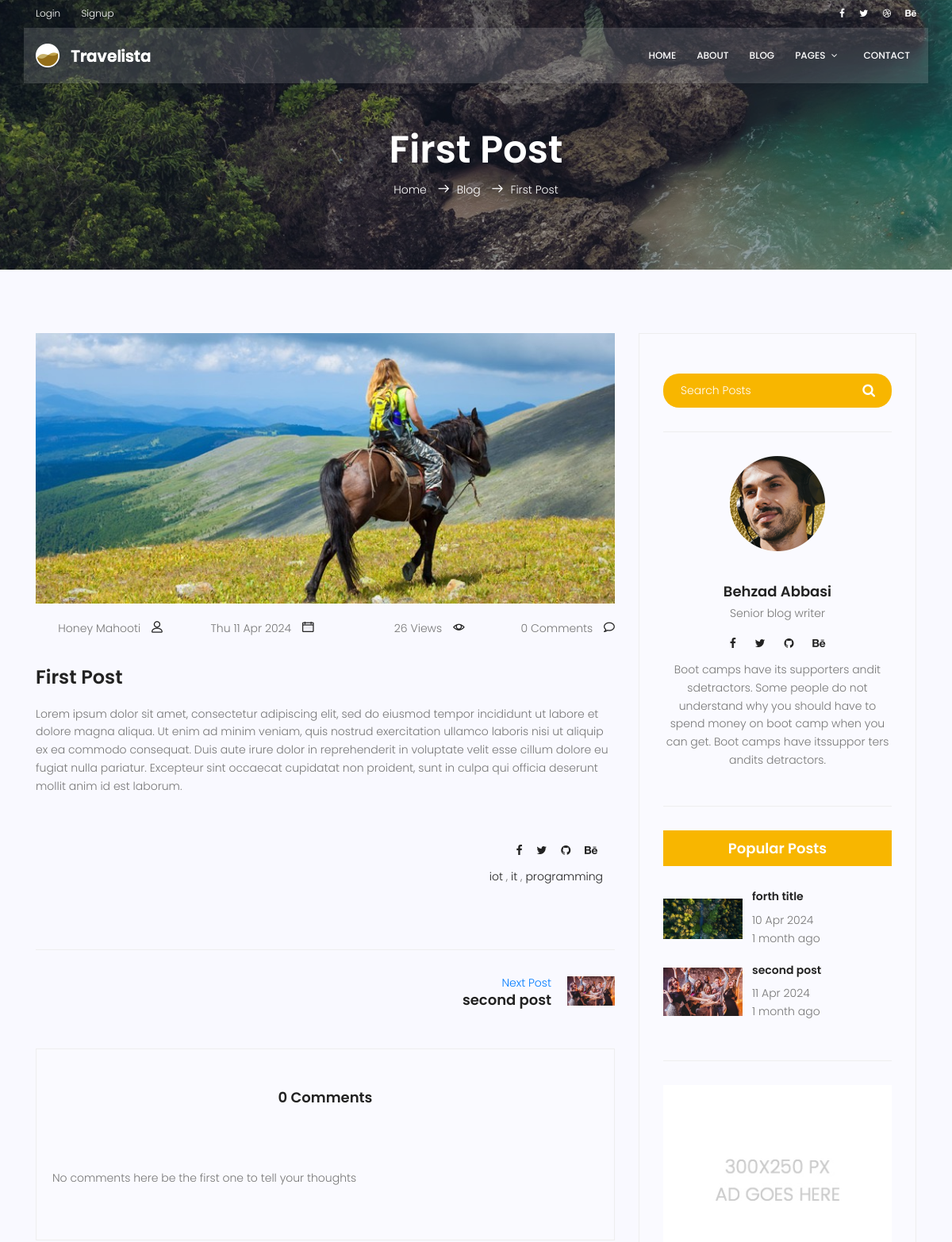
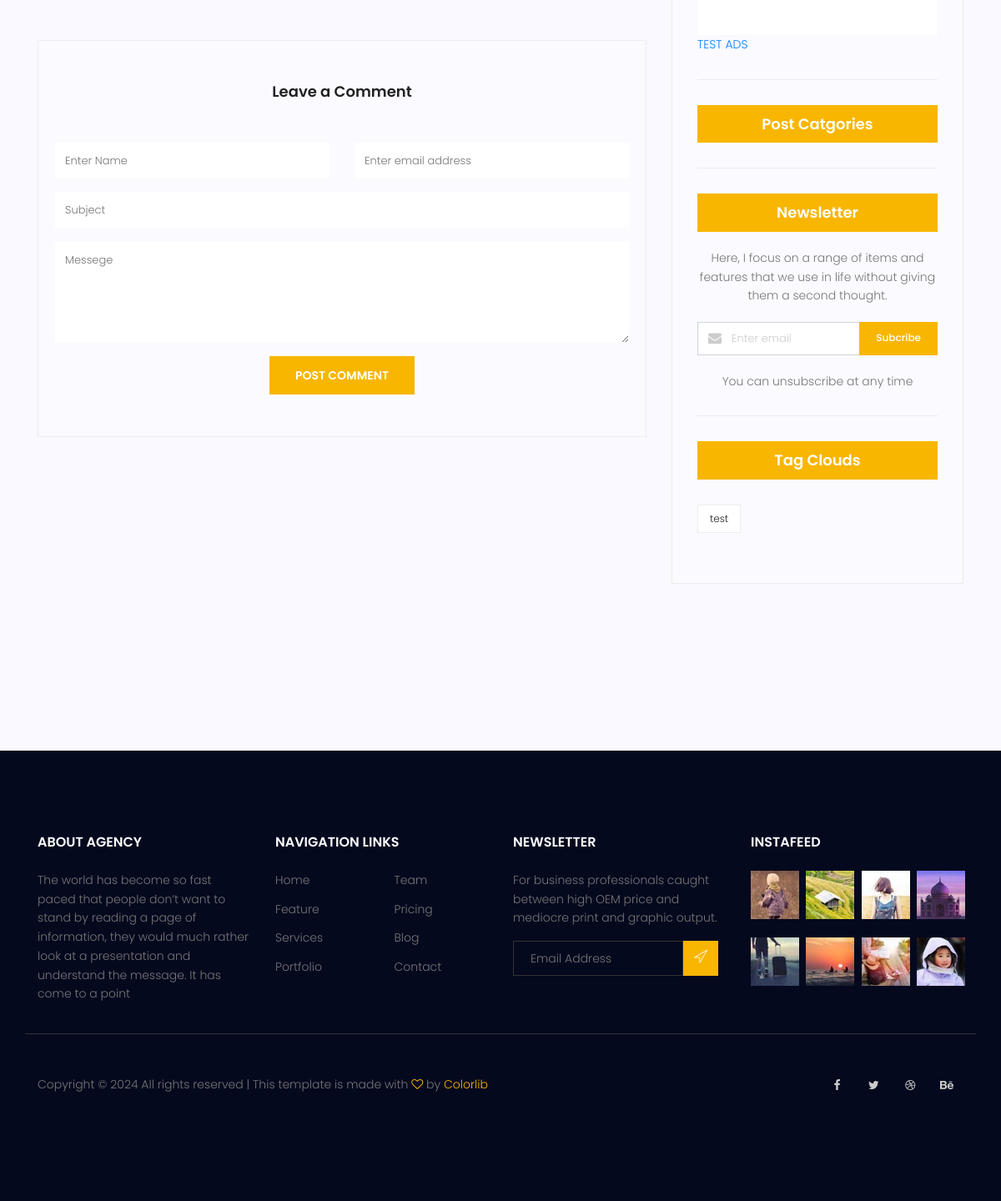
Page /blog/1/ on the committed database (2 pictures, top to bottom).
### blog/models.py (models this page shows, shortened)
class Post(models.Model):
    image = models.ImageField(upload_to='blog/', default='blog/default.jpg')
    author = models.ForeignKey(User, on_delete=models.SET_NULL, null=True)
    title = models.CharField(max_length=255)
    content = models.TextField()
    tags = TaggableManager()
    category= models.ManyToManyField(Category)
    counted_view=models.IntegerField(default=0) #(default = 0)
    status=models.BooleanField(default=False)
    published_date = models.DateTimeField(null=True)
    created_date = models.DateTimeField(auto_now_add=True)
    updated_date = models.DateTimeField(auto_now=True)
    login_require =models.BooleanField(default=False)
    class Meta:
        ordering=['-created_date']
        verbose_name='پست'
        verbose_name_plural='پست ها'

class Category(models.Model):
    name  = models.CharField(max_length=255)

### blog/views.py (the view, shortened to what this page needs)
# urls.py: path('<int:pid>/', blog_single,name='single'),
def blog_single(request, pid):
    current_time = timezone.now()
    post = get_object_or_404(Post,pk=pid, status =1 ,published_date__lte=current_time)
    post.counted_view += 1
    post.save()
    next_post = Post.objects.filter(status =1 ,published_date__lte=current_time, id__gt=pid).order_by('pk').first()
    previous_post = Post.objects.filter(status =1 ,published_date__lte=current_time, id__lt=pid).order_by('pk').last()
    if not post.login_require:
        comments = Comments.objects.filter(post=post.id, approved=True).order_by('-created_date')
        form = CommentForm()
        context = {
            'post': post,
            'next_post': next_post,
            'previous_post': previous_post,
            'comments': comments,
            'form':form
            }
        return render (request, 'blog/blog-single.html', context)
    else:
        return HttpResponseRedirect(reverse ('accounts:login'))

### blog/forms.py
class CommentForm(forms.ModelForm):
    class Meta:
        model = Comments
        fields = ['post','name','email','subject','message']

### blog/templatetags/blog_tags.py (called while the page is built)
@register.inclusion_tag('blog/blog-popular-posts.html')
def latestposts(arg=3):
    posts= Post.objects.filter(status =1).order_by('published_date')[:arg]
    return {'posts':posts}

### templates/blog/blog-single.html (shortened to what this page needs)
{% extends 'base.html' %}
{% load static %}
{% load humanize %}
{% load blog_tags %}
{% block content %}
<section class="relative about-banner">
	<div class="overlay overlay-bg"></div>
	<div class="container">
		<div class="row d-flex align-items-center justify-content-center">
			<div class="about-content col-lg-12">
				<h1 class="text-white">
					{{post.title}}
				</h1>
				<p class="text-white link-nav"><a href="{% url 'website:index' %}">Home </a> <span
						class="lnr lnr-arrow-right"></span><a href="{% url 'blog:index' %}">Blog </a> <span
						class="lnr lnr-arrow-right"></span>{{post.title}}</p>
			</div>
		</div>
	</div>
</section>
<section class="post-content-area single-post-area">
	<div class="container">
		<div class="row">
			<div class="col-lg-8 posts-list">
				<div class="single-post row">
					<div class="col-lg-12">
						<div class="feature-img">
							<img class="img-fluid" src="{{post.image.url}}" alt="">
						</div>
					</div>
					<div class="col-lg-12 meta-details">
						<div class="user-details row">
							<p class="user-name col-lg-3 col-sm-6"><a href="#">{{post.author.get_full_name}}</a> <span
									class="lnr lnr-user"></span></p>
							<p class="date col-lg-3 col-sm-6"><a href="#">{{post.published_date| date:"D d M Y"}}</a>
								<span class="lnr lnr-calendar-full"></span>
							</p>
							<p class="view col-lg-3 col-sm-6"><a href="#">{{post.counted_view}} Views</a> <span
									class="lnr lnr-eye"></span></p>
							<p class="comments col-lg-3 col-sm-6"><a href="#">{{comments|length}} Comments</a> <span
									class="lnr lnr-bubble"></span></p>
						</div>
					</div>
					<div class="col-lg-12 col-md-12">
						<h3 class="mt-20 mb-20">{{post.title}}</h3>
						<p>
							{{post.content|safe}}
						</p>
						<br>
						<div class="col-lg-12 meta-details">
							<div clas="first-row">
								<ul class="social-links">
									<li><a href="#"><i class="fa fa-facebook"></i></a></li>
									<li><a href="#"><i class="fa fa-twitter"></i></a></li>
									<li><a href="#"><i class="fa fa-github"></i></a></li>
									<li><a href="#"><i class="fa fa-behance"></i></a></li>
								</ul>
								<ul class="tags">
									{% for cat in post.category.all%}
									<li><a href="#"> {{cat.name}} </a> {% if not forloop.last %},{%endif%}</li>
									{% endfor %}
								</ul>
							</div>
						</div>
					</div>
				</div>
				<div class="navigation-area">
					<div class="row">
						<div
							class="col-lg-6 col-md-6 col-12 nav-left flex-row d-flex justify-content-start align-items-center">
						</div>
						<div
							class="col-lg-6 col-md-6 col-12 nav-right flex-row d-flex justify-content-end align-items-center">
							{% if next_post %}
							<div class="detials">
								<a href="{% url 'blog:single' pid=next_post.id %}">Next Post
									<h4>{{next_post.title}}</h4>
								</a>
							</div>
							<div class="arrow">
								<a href="{% url 'blog:single' pid=next_post.id %}"></a>
							</div>
							<div class="thumb">
								<a href="{% url 'blog:single' pid=next_post.id %}"><img width="60" height="60"
										class="img-fluid" src="{{next_post.image.url}}" alt=""></a>
							</div>
							{% endif %}
						</div>
					</div>
				</div>
				<div class=" comments-area">
					<h4> {{ comments|length }} Comments </h4>
					<div class="comment-list"></div>
					{% for comment in comments %}
					<div class="single-comment justify-content-between d-flex">
						<div class="user justify-content-between d-flex">
							<div class="thumb">
								<img src="{%static 'img/blog/c1.jpg' %}" alt="">
							</div>
							<div class="desc">
								<h5><a href="#">{{comment.name}}</a></h5>
								<p class="date">{{comment.created_date|naturalday}} </p>
								<p class="comment">
									{{comment.message}}
								</p>
							</div>
						</div>
						<!--
							<div class="reply-btn">
								<a href="" class="btn-reply text-uppercase">reply</a>
							</div>
						-->
					</div>
					{% empty %}
					<p> No comments here be the first one to tell your thoughts </p>
					{% endfor %}
				</div>
				<div class="comment-form">
					<h4>Leave a Comment</h4>
					<form method="post" action='{% url "blog:single" pid=post.id %}'>
						{% if request.user.is_authenticated %}
						<input type="hidden" name="name" value="{{request.user.first_name}}">
						<input type="hidden" name="email" value="{{request.user.email}}">
						{% else %}
						<div class="form-group form-inline">
							<div class="form-group col-lg-6 col-md-12 name">
								<input type="text" class="form-control" name="name" placeholder="Enter Name"
									onfocus="this.placeholder = ''" onblur="this.placeholder = 'Enter Name'">
							</div>
							<div class="form-group col-lg-6 col-md-12 email">
								<input type="email" class="form-control" name="email" placeholder="Enter email address"
									onfocus="this.placeholder = ''" onblur="this.placeholder = 'Enter email address'">
							</div>
						</div>
						{% endif %}
						<div class="form-group">
							<input type="text" class="form-control" name="subject" placeholder="Subject"
								onfocus="this.placeholder = ''" onblur="this.placeholder = 'Subject'">
						</div>
						<div class="form-group">
							<textarea class="form-control mb-10" rows="5" name="message" placeholder="Messege"
								onfocus="this.placeholder = ''" onblur="this.placeholder = 'Messege'"
								required=""></textarea>
						</div>
						<button type="submit" class="primary-btn text-uppercase">Post Comment</button>
					</form>
				</div>
			</div>
			<div class="col-lg-4 sidebar-widgets">
				<div class="widget-wrap">
					<div class="single-sidebar-widget search-widget">
						<form class="search-form" action="#">
							<input placeholder="Search Posts" name="search" type="text" onfocus="this.placeholder = ''"
								onblur="this.placeholder = 'Search Posts'">
							<button type="submit"><i class="fa fa-search"></i></button>
						</form>
					</div>
					{% include 'blog/blog-writer.html' %}
					{% latestposts 2 %}
					{% include 'blog/blog-ads.html' %}
					{% include 'blog/blog-post-categories.html' %}
					{% include 'blog/blog-newsletter.html' %}
					{% include 'blog/blog-tags.html' %}
				</div>
			</div>
		</div>
	</div>
</section>
{% endblock %}

### templates/blog/blog-popular-posts.html
{% load static %}
{% load humanize %}
<div class="single-sidebar-widget popular-post-widget">
    <h4 class="popular-title">Popular Posts</h4>
    <div class="popular-post-list">
        {% for post in posts %}
        <div class="single-post-list d-flex flex-row align-items-center">
            <div class="thumb">
                <img class="img-fluid" src="{{ post.image.url }}" alt="">
            </div>
            <div class="details">
                <a href="{% url 'blog:single' pid=post.id %}">
                    <h6>{{post.title}}</h6>
                </a>
                <p>{{ post.published_date|date:"d M Y"}}</p>
                <p>{{post.published_date|naturaltime}}</p>
            </div>
        </div>
        {% endfor %}
    </div>
</div>

### templates/blog/blog-tags.html
{% load static %}
<div class="single-sidebar-widget tag-cloud-widget">
    <h4 class="tagcloud-title">Tag Clouds</h4>
    <ul>
        {%for tag in post.tags.all %}
        <li><a href="{% url 'blog:tag' tag_name=tag.name %}">{{tag.name}}</a></li>
        {% endfor %}
    </ul>
</div>

### rows in the picture
Post: title "First Post", image (placeholder picture), author.get_full_name "Honey Mahooti", published_date "Thu 11 Apr 2024", counted_view "26", content "Lorem ipsum dolor sit amet, consectetur adipiscing elit, sed do eiusmod tempor incididunt ut labore et dolore magna aliqua. Ut enim ad minim veniam, quis nostrud exercitation ullamco laboris nisi ut aliquip ex ea commodo consequat. Duis aute irure dolor in reprehenderit in voluptate velit esse cillum dolore eu fugiat nulla pariatur. Excepteur sint occaecat cupidatat non proident, sunt in culpa qui officia deserunt mollit anim id est laborum."
Category: name "iot"
Category: name "it"
Category: name "programming"
Post: title "second post", image (picture), published_date "11 Apr 2024", published_date "1 month ago"
Post: image (picture), title "forth title", published_date "10 Apr 2024", published_date "1 month ago"
Tag: name "test"

### other values in the picture
{{ comments|length }} "0"
